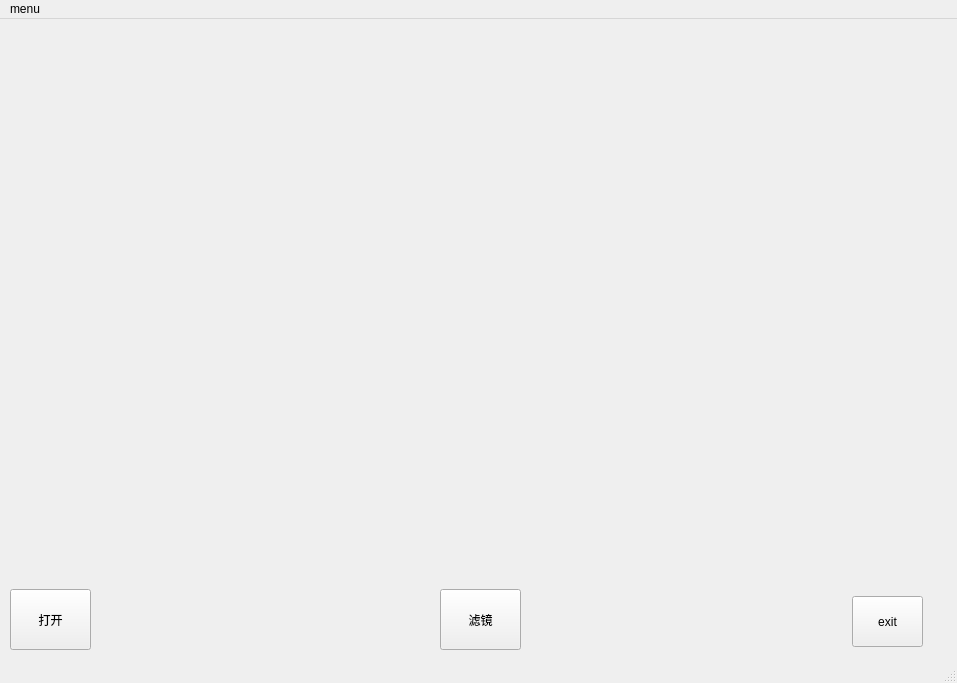
<?xml version="1.0" encoding="UTF-8"?>
<ui version="4.0">
 <class>MainWindow</class>
 <widget class="QMainWindow" name="MainWindow">
  <property name="geometry">
   <rect>
    <x>0</x>
    <y>0</y>
    <width>957</width>
    <height>683</height>
   </rect>
  </property>
  <property name="windowTitle">
   <string>MainWindow</string>
  </property>
  <widget class="QWidget" name="centralwidget">
   <widget class="QLabel" name="label">
    <property name="geometry">
     <rect>
      <x>0</x>
      <y>0</y>
      <width>891</width>
      <height>561</height>
     </rect>
    </property>
    <property name="sizePolicy">
     <sizepolicy hsizetype="Preferred" vsizetype="Preferred">
      <horstretch>0</horstretch>
      <verstretch>0</verstretch>
     </sizepolicy>
    </property>
    <property name="acceptDrops">
     <bool>false</bool>
    </property>
    <property name="autoFillBackground">
     <bool>false</bool>
    </property>
    <property name="text">
     <string/>
    </property>
    <property name="scaledContents">
     <bool>false</bool>
    </property>
   </widget>
   <widget class="QPushButton" name="pushButton">
    <property name="geometry">
     <rect>
      <x>10</x>
      <y>570</y>
      <width>81</width>
      <height>61</height>
     </rect>
    </property>
    <property name="text">
     <string>打开</string>
    </property>
   </widget>
   <widget class="QPushButton" name="pushButton_2">
    <property name="geometry">
     <rect>
      <x>852</x>
      <y>577</y>
      <width>71</width>
      <height>51</height>
     </rect>
    </property>
    <property name="text">
     <string>exit</string>
    </property>
   </widget>
   <widget class="QPushButton" name="pushButton_3">
    <property name="geometry">
     <rect>
      <x>440</x>
      <y>570</y>
      <width>81</width>
      <height>61</height>
     </rect>
    </property>
    <property name="text">
     <string>滤镜</string>
    </property>
   </widget>
  </widget>
  <widget class="QMenuBar" name="menubar">
   <property name="geometry">
    <rect>
     <x>0</x>
     <y>0</y>
     <width>957</width>
     <height>26</height>
    </rect>
   </property>
   <widget class="QMenu" name="menuopen">
    <property name="title">
     <string>menu</string>
    </property>
    <addaction name="addWinaction"/>
   </widget>
   <addaction name="menuopen"/>
  </widget>
  <widget class="QStatusBar" name="statusbar"/>
  <action name="addWinaction">
   <property name="text">
    <string>open</string>
   </property>
  </action>
 </widget>
 <resources/>
 <connections/>
</ui>
